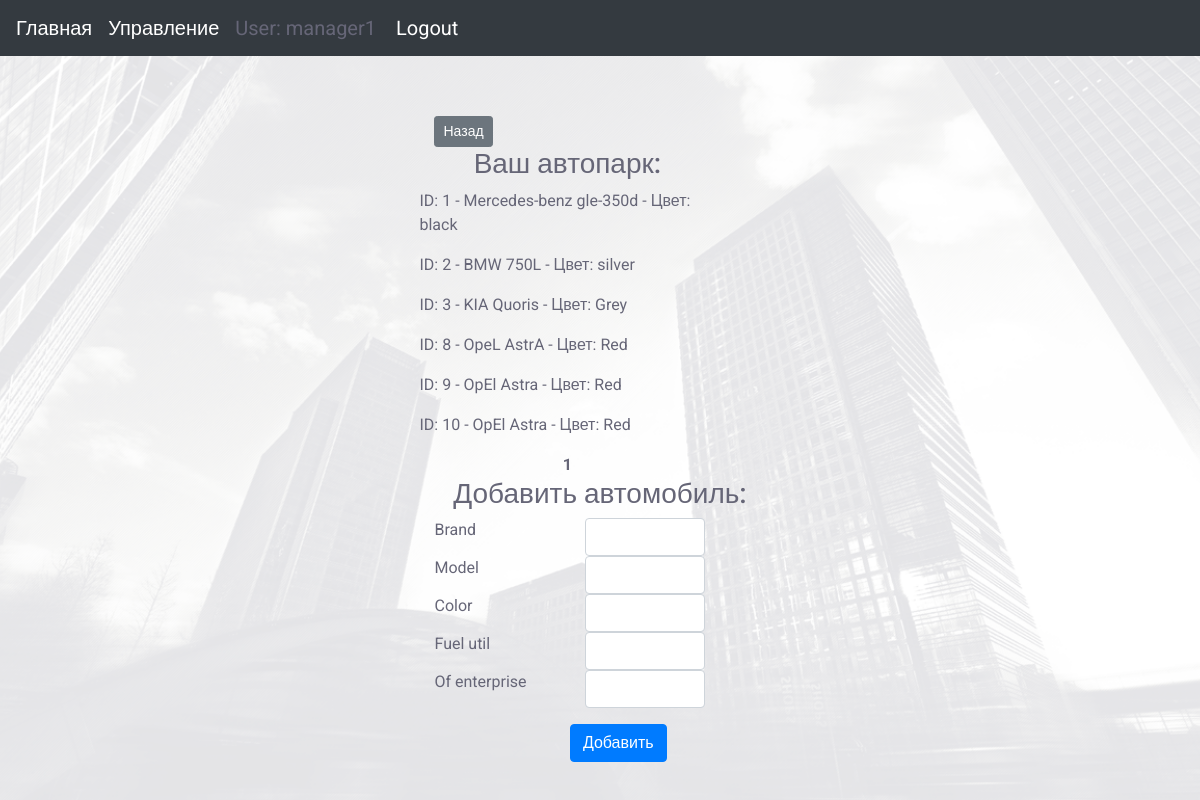
/api/cars/ (signed in), run on an earlier commit of the app's database.
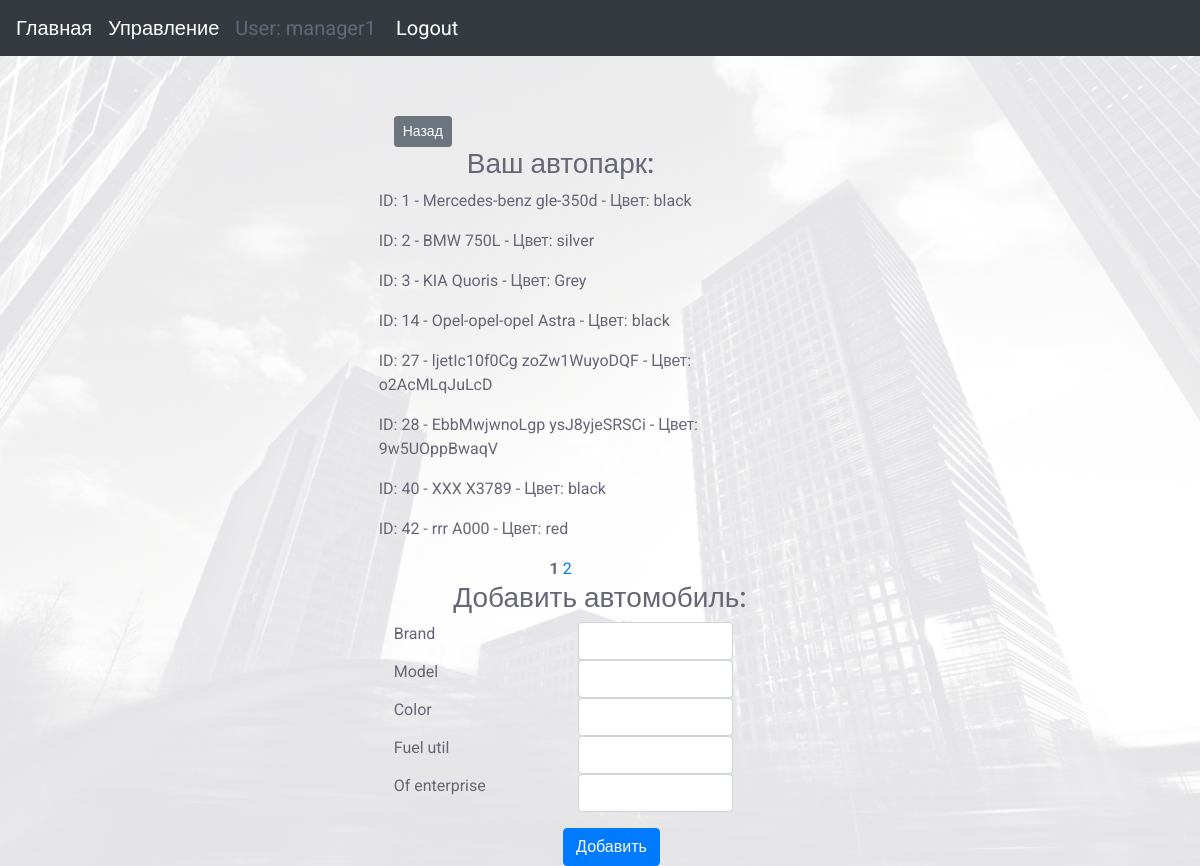
And on a later commit of the database.
### carcompany_app/models.py (models this page shows, shortened)
class Car(models.Model):
    brand = models.CharField(max_length=32)
    model = models.CharField(max_length=32)
    color = models.CharField(max_length=16)
    fuel_util = models.CharField(max_length=5)
    date_assembly = models.DateField(auto_now_add=True)
    of_enterprise = models.ForeignKey('Enterprise', on_delete=models.SET_NULL, null=True)

### carcompany_app/api/views.py (the view, shortened to what this page needs)
class CarView(LoginRequiredMixin, ListCreateAPIView):
    serializer_class = CarSerializer
    pagination_class = LimitOffsetPagination
    renderer_classes = [TemplateHTMLRenderer]
    template_name = 'UIcars.html'
    def get_queryset(self):
        user_name = self.request.user.username
        list_car = Car.objects.all()
        if user_name != 'admin':
            enterprise = Enterprise.objects.get(manager__username__contains=user_name)
            list_car = Car.objects.filter(of_enterprise=enterprise)
        return list_car
    queryset = get_queryset
    def get(self, request):
        queryset = self.get_queryset()
        serializer = CarSerializer(queryset, many=True)
        paginator = Paginator(queryset, 8)
        page = request.GET.get('page')
        """
        if page is not None:
            serializer = CarSerializer(page, many=True) # сериализуем данные page
            result = self.get_paginated_response(serializer.data)
            return Response(locals())
        """
        try:
            cars = paginator.page(page)
        except PageNotAnInteger:
            cars = paginator.page(1)
        except EmptyPage:
            cars = paginator.page(paginator.num_pages)
        return Response({'result': cars})
    raise_exception = True

### templates/UIcars.html (shortened to what this page needs)
{% extends "base_generic.html" %}
{% block content %}
            <div class="general-container">
                    <div class="col-md-12 text-left">
                        <div class="col-md-10">
                            <div class="col-md-4">
                                <a href="/" class="btn btn-secondary btn-sm" role="button" aria-pressed="true"> Назад</a>
                            </div>
                            <div class="col-md-12 text-center">
                                <h3>Ваш автопарк:</h3>
                            </div>
                        </div>
                        {% for item in result %}
                            <div class="col-md-10">
                                <p>ID: {{ item.id }} - {{ item.brand }} {{ item.model }} - Цвет: {{ item.color }}  </p>
                            </div>
                        {% endfor %}
                        <div class="col-md-10 text-center">
                            {% for num in result.paginator.page_range %}
                                {% if num == result.number %}
                                    <span class="current"><b>{{ num }}</b></span>
                                {% else %}
                                    <a href="?page={{ num }}"> {{ num }}</a>
                                {% endif %}
                            {% endfor %}
                        </div>
                        <div class="col-md-12">
                           <div class="col-md-12 text-center">
                                <h3>Добавить автомобиль:</h3>
                           </div>
                           <div class="col-md-10">
                                <form  action="" method="post"  class="form-horizontal" novalidate="">{% csrf_token %}
                                  <fieldset>
                                        <div class="row">
                                            <div class="col-sm-6">
                                              Brand
                                            </div>
                                            <div class="col-sm-6 ">
                                                <input name="brand" class="form-control" type="text" value="">
                                            </div>
                                        </div>
                                        <div class="row">
                                            <div class="col-sm-6">
                                              Model
                                            </div>
                                            <div class="col-sm-6 ">
                                                <input name="model" class="form-control" type="text" value="">
                                            </div>
                                        </div>
                                        <div class="row">
                                            <div class="col-sm-6">
                                              Color
                                            </div>
                                            <div class="col-sm-6 ">
                                                <input name="color" class="form-control" type="text" value="">
                                            </div>
                                        </div>
                                        <div class="row">
                                            <label class="col-sm-6">
                                              Fuel util
                                            </label>
                                            <div class="col-sm-6 ">
                                                <input name="fuel_util" class="form-control" type="text" value="">
                                            </div>
                                        </div>
                                        <div class="row">
                                            <div class="col-sm-6">
                                                Of enterprise
                                            </div>
                                            <div class="col-sm-6 ">
                                                <input name="of_enterprise" class="form-control" type="text" value="">
                                            </div>
                                        </div>
                                        <div class="row offset-6">
                                            <button class="btn btn-primary js-tooltip" title="" data-original-title="">Добавить</button>
                                        </div>
                                  </fieldset>
                                </form>
                           </div>
                        </div>
                    </div>
            </div>
{% endblock %}

### templates/base_generic.html (shortened to what this page needs)
<!DOCTYPE html>
<html lang="en">
    <head>
        <link rel="stylesheet" href="https://maxcdn.bootstrapcdn.com/bootstrap/4.0.0/css/bootstrap.min.css">
        <link rel="stylesheet" type="text/css" href="/static/css/styles.css">
    </head>
    {% load rest_framework %}
    <body>
        <div class="general-container ">
                            <nav class="navbar navbar-expand-sm bg-dark navbar-dark">
                                 <a class="navbar-brand" href="/">Главная</a>
                                 <div class="collapse navbar-collapse" id="collapsibleNavbar">
                                    <ul class="navbar-nav">
                                       <li class="nav-item">
                                          <a class="navbar-brand" href="/admin/">Управление</a>
                                       </li>
                                       <li class="nav-item ">
                                            {% if user.is_authenticated %}
                                                <a class="navbar-brand"> User: {{ user.get_username }} </a>
                                                <a class="navbar-brand" href="{% url 'logout'%}?next={{request.path}}">Logout</a>
                                            {% else %}
                                                <a class="navbar-brand" href="{% url 'login'%}?next={{request.path}}">Login</a>
                                            {% endif %}
                                       </li>
                                    </ul>
                                 </div>
                              </nav>
                            <div class="container">
                                <div class="row justify-content-center">
                                        {% block content %}{% endblock %}
                                </div>
                            </div>
        </div>
    </body>
</html>

### carcompany_app/static/css/styles.css (style rules this page uses)
html, body { width: auto; margin:0; padding:0; height: 100%; }
.general-container { min-height: 100%; background-image: url('../images/bg3.png'); background-attachment: fixed; background-size: cover; background-position: center; font-family: 'roboto', sans-serif; color: #667; }
.container { min-height: 100%; padding-top: 60px; }

What changed in the data, as far as the page shows it:
removed Car: id "8", brand "OpeL", model "AstrA", color "Red"
removed Car: id "9", brand "OpEl", model "Astra", color "Red"
removed Car: id "10", brand "OpEl", model "Astra", color "Red"
added Car: id "14", brand "Opel-opel-opel", model "Astra", color "black"
added Car: id "27", brand "ljetIc10f0Cg", model "zoZw1WuyoDQF", color "o2AcMLqJuLcD"
added Car: id "28", brand "EbbMwjwnoLgp", model "ysJ8yjeSRSCi", color "9w5UOppBwaqV"
added Car: id "40", brand "XXX", model "X3789", color "black"
added Car: id "42", brand "rrr", model "A000", color "red"
Also different on the page:
new list line: "2"
